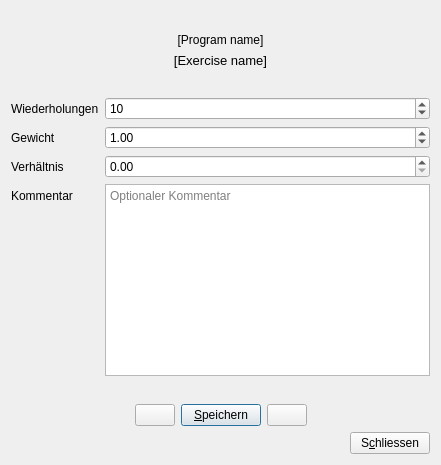
<?xml version="1.0" encoding="UTF-8"?>
<ui version="4.0">
 <class>Dialog_workout</class>
 <widget class="QDialog" name="Dialog_workout">
  <property name="geometry">
   <rect>
    <x>0</x>
    <y>0</y>
    <width>441</width>
    <height>465</height>
   </rect>
  </property>
  <property name="windowTitle">
   <string>Workout</string>
  </property>
  <property name="toolTip">
   <string>Weiter</string>
  </property>
  <layout class="QVBoxLayout" name="verticalLayout">
   <item>
    <spacer name="verticalSpacer_2">
     <property name="orientation">
      <enum>Qt::Vertical</enum>
     </property>
     <property name="sizeHint" stdset="0">
      <size>
       <width>17</width>
       <height>8</height>
      </size>
     </property>
    </spacer>
   </item>
   <item>
    <widget class="QLabel" name="label_program">
     <property name="text">
      <string>[Program name]</string>
     </property>
     <property name="alignment">
      <set>Qt::AlignCenter</set>
     </property>
    </widget>
   </item>
   <item>
    <widget class="QLabel" name="label_exercise">
     <property name="font">
      <font>
       <pointsize>10</pointsize>
      </font>
     </property>
     <property name="text">
      <string>[Exercise name]</string>
     </property>
     <property name="alignment">
      <set>Qt::AlignCenter</set>
     </property>
    </widget>
   </item>
   <item>
    <spacer name="verticalSpacer">
     <property name="orientation">
      <enum>Qt::Vertical</enum>
     </property>
     <property name="sizeHint" stdset="0">
      <size>
       <width>17</width>
       <height>0</height>
      </size>
     </property>
    </spacer>
   </item>
   <item>
    <layout class="QFormLayout" name="formLayout">
     <item row="0" column="0">
      <widget class="QLabel" name="label_repetitions">
       <property name="text">
        <string>Wiederholungen</string>
       </property>
       <property name="buddy">
        <cstring>spinBox_repetitions</cstring>
       </property>
      </widget>
     </item>
     <item row="0" column="1">
      <widget class="QSpinBox" name="spinBox_repetitions">
       <property name="toolTip">
        <string>Anzahl Wiederholungen</string>
       </property>
       <property name="value">
        <number>10</number>
       </property>
      </widget>
     </item>
     <item row="1" column="0">
      <widget class="QLabel" name="label_weight">
       <property name="text">
        <string>Gewicht</string>
       </property>
       <property name="buddy">
        <cstring>doubleSpinBox_weight</cstring>
       </property>
      </widget>
     </item>
     <item row="1" column="1">
      <widget class="QDoubleSpinBox" name="doubleSpinBox_weight">
       <property name="toolTip">
        <string>Gewicht in [kg] oder ein Verhältnis angeben.</string>
       </property>
       <property name="maximum">
        <double>199.990000000000009</double>
       </property>
       <property name="value">
        <double>1.000000000000000</double>
       </property>
      </widget>
     </item>
     <item row="2" column="0">
      <widget class="QLabel" name="label_ratio">
       <property name="text">
        <string>Verhältnis</string>
       </property>
      </widget>
     </item>
     <item row="2" column="1">
      <widget class="QDoubleSpinBox" name="doubleSpinBox_ratio">
       <property name="toolTip">
        <string>Gewicht in [kg] oder ein Verhältnis angeben.</string>
       </property>
       <property name="maximum">
        <double>9.990000000000000</double>
       </property>
      </widget>
     </item>
     <item row="3" column="0">
      <widget class="QLabel" name="label_comment">
       <property name="text">
        <string>Kommentar</string>
       </property>
       <property name="buddy">
        <cstring>textEdit_comment</cstring>
       </property>
      </widget>
     </item>
     <item row="3" column="1">
      <widget class="QTextEdit" name="textEdit_comment">
       <property name="placeholderText">
        <string>Optionaler Kommentar</string>
       </property>
      </widget>
     </item>
    </layout>
   </item>
   <item>
    <spacer name="verticalSpacer_3">
     <property name="orientation">
      <enum>Qt::Vertical</enum>
     </property>
     <property name="sizeHint" stdset="0">
      <size>
       <width>17</width>
       <height>14</height>
      </size>
     </property>
    </spacer>
   </item>
   <item>
    <layout class="QHBoxLayout" name="horizontalLayout">
     <item>
      <spacer name="horizontalSpacer">
       <property name="orientation">
        <enum>Qt::Horizontal</enum>
       </property>
       <property name="sizeHint" stdset="0">
        <size>
         <width>40</width>
         <height>20</height>
        </size>
       </property>
      </spacer>
     </item>
     <item>
      <widget class="QPushButton" name="pushButton_previous">
       <property name="toolTip">
        <string>Vorherige Übung</string>
       </property>
       <property name="text">
        <string/>
       </property>
       <property name="icon">
        <iconset resource="resources/resources.qrc">
         <normaloff>:/icons/arrow-left-solid.svg</normaloff>:/icons/arrow-left-solid.svg</iconset>
       </property>
      </widget>
     </item>
     <item>
      <widget class="QPushButton" name="pushButton_save_exercise">
       <property name="toolTip">
        <string>Speichern und zur nächsten Übung springen</string>
       </property>
       <property name="text">
        <string>&amp;Speichern</string>
       </property>
       <property name="default">
        <bool>true</bool>
       </property>
      </widget>
     </item>
     <item>
      <widget class="QPushButton" name="pushButton_next">
       <property name="toolTip">
        <string>Nächste Übung</string>
       </property>
       <property name="text">
        <string/>
       </property>
       <property name="icon">
        <iconset resource="resources/resources.qrc">
         <normaloff>:/icons/arrow-right-solid.svg</normaloff>:/icons/arrow-right-solid.svg</iconset>
       </property>
       <property name="default">
        <bool>false</bool>
       </property>
      </widget>
     </item>
     <item>
      <spacer name="horizontalSpacer_2">
       <property name="orientation">
        <enum>Qt::Horizontal</enum>
       </property>
       <property name="sizeType">
        <enum>QSizePolicy::Expanding</enum>
       </property>
       <property name="sizeHint" stdset="0">
        <size>
         <width>40</width>
         <height>20</height>
        </size>
       </property>
      </spacer>
     </item>
    </layout>
   </item>
   <item>
    <layout class="QHBoxLayout" name="horizontalLayout_2">
     <item>
      <spacer name="horizontalSpacer_3">
       <property name="orientation">
        <enum>Qt::Horizontal</enum>
       </property>
       <property name="sizeType">
        <enum>QSizePolicy::Expanding</enum>
       </property>
       <property name="sizeHint" stdset="0">
        <size>
         <width>40</width>
         <height>20</height>
        </size>
       </property>
      </spacer>
     </item>
     <item>
      <widget class="QPushButton" name="pushButton_close">
       <property name="text">
        <string>S&amp;chliessen</string>
       </property>
      </widget>
     </item>
    </layout>
   </item>
  </layout>
 </widget>
 <tabstops>
  <tabstop>pushButton_next</tabstop>
  <tabstop>pushButton_close</tabstop>
  <tabstop>pushButton_previous</tabstop>
 </tabstops>
 <resources>
  <include location="resources/resources.qrc"/>
 </resources>
 <connections>
  <connection>
   <sender>pushButton_close</sender>
   <signal>clicked()</signal>
   <receiver>Dialog_workout</receiver>
   <slot>reject()</slot>
   <hints>
    <hint type="sourcelabel">
     <x>394</x>
     <y>378</y>
    </hint>
    <hint type="destinationlabel">
     <x>298</x>
     <y>245</y>
    </hint>
   </hints>
  </connection>
 </connections>
</ui>
